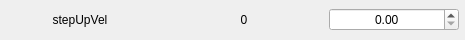
                      <widget class="QFrame" name="frame_58">
                       <property name="minimumSize">
                        <size>
                         <width>465</width>
                         <height>40</height>
                        </size>
                       </property>
                       <property name="maximumSize">
                        <size>
                         <width>465</width>
                         <height>40</height>
                        </size>
                       </property>
                       <property name="frameShape">
                        <enum>QFrame::NoFrame</enum>
                       </property>
                       <property name="frameShadow">
                        <enum>QFrame::Sunken</enum>
                       </property>
                       <layout class="QHBoxLayout" name="horizontalLayout_60">
                        <property name="spacing">
                         <number>5</number>
                        </property>
                        <property name="leftMargin">
                         <number>0</number>
                        </property>
                        <property name="topMargin">
                         <number>0</number>
                        </property>
                        <property name="rightMargin">
                         <number>5</number>
                        </property>
                        <property name="bottomMargin">
                         <number>0</number>
                        </property>
                        <item>
                         <widget class="QLabel" name="label_119">
                          <property name="minimumSize">
                           <size>
                            <width>158</width>
                            <height>0</height>
                           </size>
                          </property>
                          <property name="maximumSize">
                           <size>
                            <width>158</width>
                            <height>16777215</height>
                           </size>
                          </property>
                          <property name="text">
                           <string>stepUpVel</string>
                          </property>
                          <property name="alignment">
                           <set>Qt::AlignCenter</set>
                          </property>
                         </widget>
                        </item>
                        <item>
                         <widget class="QLabel" name="label_120">
                          <property name="minimumSize">
                           <size>
                            <width>158</width>
                            <height>0</height>
                           </size>
                          </property>
                          <property name="maximumSize">
                           <size>
                            <width>158</width>
                            <height>16777215</height>
                           </size>
                          </property>
                          <property name="text">
                           <string>0</string>
                          </property>
                          <property name="alignment">
                           <set>Qt::AlignCenter</set>
                          </property>
                         </widget>
                        </item>
                        <item>
                         <widget class="QDoubleSpinBox" name="doubleSpinBox_57">
                          <property name="minimumSize">
                           <size>
                            <width>130</width>
                            <height>0</height>
                           </size>
                          </property>
                          <property name="maximumSize">
                           <size>
                            <width>130</width>
                            <height>16777215</height>
                           </size>
                          </property>
                          <property name="styleSheet">
                           <string notr="true"/>
                          </property>
                          <property name="alignment">
                           <set>Qt::AlignCenter</set>
                          </property>
                         </widget>
                        </item>
                       </layout>
                      </widget>
